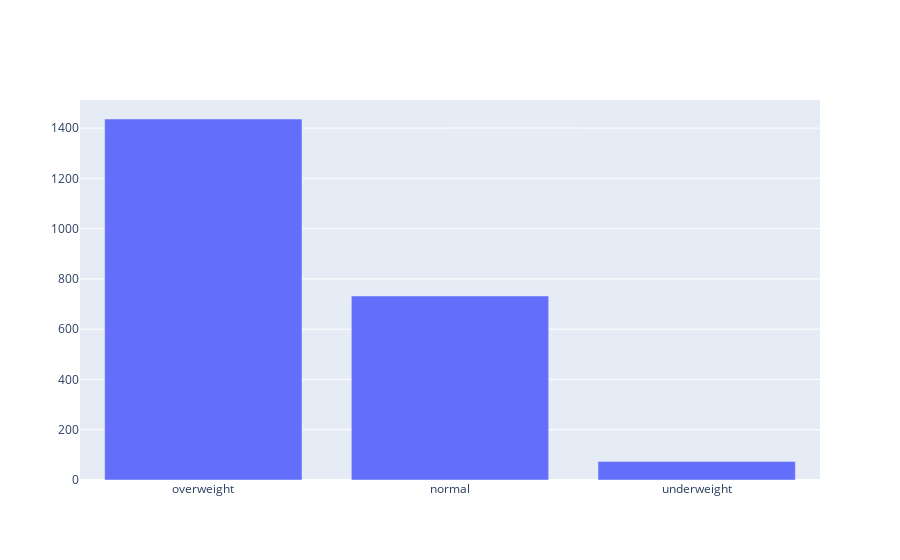

The notebook cell saved with this chart:
### Code cell
barplot1 = df[df['case1_risk_diabet']=='not_diabet']['weight_stat'].value_counts()

fig = go.Figure([go.Bar(x=barplot1.index, y=barplot1.values)])
fig.show()

### Figure 1 — Plotly figure (JSON) as saved in the notebook; plotly's stock layout.template omitted (floating-point values rounded to 4 significant figures)
{"data": [{"type": "bar", "x": ["overweight", "normal", "underweight"], "y": [1436, 732, 74]}], "layout": {}}
